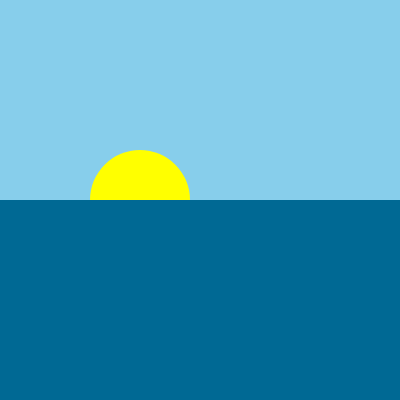
Frame 1 (no input)
Frame 60 (no input): identical to frame 1, image omitted
Frame 120 (the mouse pressed at the canvas centre since frame 60): identical to frame 1, image omitted

The p5.js sketch that drew this single still picture (run headless with seeded random() and noise() and a simulated clock; from frame 60 on, the mouse is pressed at the canvas centre):

// p5.js sketch
// ── sketch.js
function setup() {
  createCanvas(400, 400);
  background(220);
}

function draw() {
  noStroke(rect)
  fill(135, 206, 235)
  rect(0, 0, 400,200);
  fill("yellow")
  circle(140, 200, 100);
  fill(0, 105, 148)
  rect(0, 200, 400, 200)
  
}
